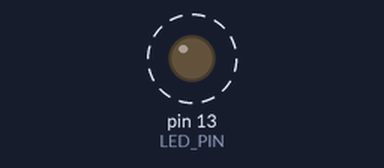
A sketch run on a simulated Arduino Uno, built with avr-gcc and run on an emulated ATmega328P. On the bench: output pins drawn as LEDs (lit = HIGH). Dashed ring = blinking.

Above: at 0.5 s.
Timing chart, 0 to 4.6 s (numbered marks = the images above):
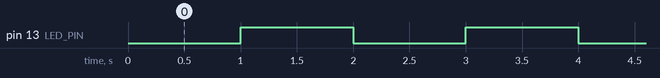

Measured:
- by itself, pin 13 (LED_PIN): alternates HIGH for 1.0 s and LOW for 1.0 s

The sketch:

09_millis_no_delay.ino
```cpp
// Blinks an LED without blocking code operations using time deltas
const int LED_PIN = 13;
unsigned long previousMillis = 0;
const long interval = 1000; // 1 second threshold
int ledState = LOW;

void setup() {
  pinMode(LED_PIN, OUTPUT);
}

void loop() {
  unsigned long currentMillis = millis(); // Milliseconds passed since startup

  if (currentMillis - previousMillis >= interval) {
    previousMillis = currentMillis; // Reset timestamp

    ledState = (ledState == LOW) ? HIGH : LOW;
    digitalWrite(LED_PIN, ledState);
  }
  // Other fast-running tasks can execute here without getting stuck!
}
```
